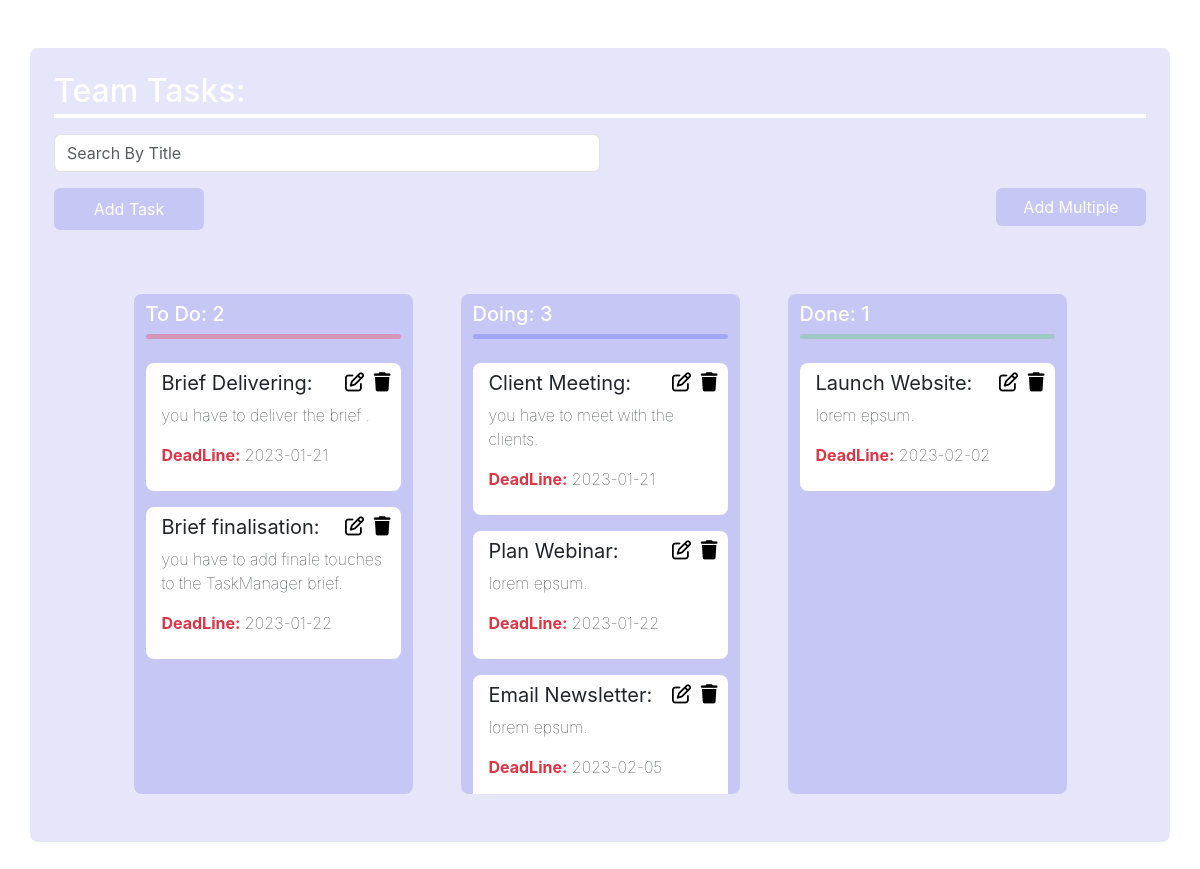
The app's page / (signed in) with its own data.
### tables this page shows
CREATE TABLE `task` (
  `id` int(11) NOT NULL,
  `id_client` int(11) NOT NULL,
  `title` varchar(255) NOT NULL,
  `description` varchar(255) DEFAULT NULL,
  `status` varchar(255) NOT NULL,
  `deadLine` date NOT NULL
);

### app/controllers/FrontOffice.php (called while the page is built, shortened)
<?php
class FrontOffice extends Controller {
    public function home(){
        $id_client = $_SESSION['client'];
        $object = $this->model('Task');
        $ToDoTasks = $object->selectTasks('to-do', $id_client);
        $DoingTasks = $object->selectTasks('doing', $id_client);
        $DoneTasks = $object->selectTasks('done', $id_client);
        $this->view('pages/home', $ToDoTasks, $DoingTasks, $DoneTasks);
    }
}

### app/classes/Core.php (called while the page is built, shortened)
<?php
  class Core {
    protected $currentMethod = 'home';
    public function __construct(){
      $url = $this->getUrl();
      $this->currentController = new $this->currentController;
      $this->params = $url ? array_values($url) : [];
      call_user_func_array([$this->currentController, $this->currentMethod], $this->params);
    }
  }

### public/index.php (called while the page is built, shortened)
<?php
  $init = new Core;

### app/models/Task.php (called while the page is built, shortened)
<?php
class Task {
    public function selectTasks($taskType, $id_client){
        $object = new Database;
        $connection = $object->connection();
        $stmt = $connection->prepare("SELECT * FROM `task` WHERE `status` = ? AND `id_client` = ? ORDER BY `deadLine`");
        $stmt->bind_param('si', $taskType, $id_client);
        $stmt->execute();
        $result = $stmt->get_result();
        $tasks = $result->fetch_all(MYSQLI_ASSOC);
        if(!empty($tasks)) {
          return $tasks;
        } else {
          return false;
        }
    }
}

### app/views/pages/home.php (the view, shortened to what this page needs)
<!DOCTYPE html>
<html lang="en">
<head>
    <link href="https://cdn.jsdelivr.net/npm/bootstrap@5.3.0-alpha1/dist/css/bootstrap.min.css" rel="stylesheet">
    <link rel="stylesheet" href="../css/style.css">
</head>
<body>
    <div class="container charts rounded-3 mt-lg-5 mt-sm-0 mb-lg-5 mb-sm-0 p-4">
        <div class="top-section d-flex flex-column">
            <div>
                <h1 class="fs-2 text-white mb-0">Team Tasks:</h1>
                <hr class="divider-light mt-1">
                <div class="search-group input-group mb-3 d-flex">
                    <input type="search" class="form-control rounded-right search" placeholder="Search By Title" id="target"/>
                </div>
            </div>
            <div>
                <div class="d-flex justify-content-between mb-5">
                    <a href="addTask"><button class="add-tasks btn rounded-2 text-white mb-3 py-2">Add Task</button></a>
                    <a href="addTasks"><button class="add-tasks btn rounded-2 text-white mb-3"> Add Multiple</button></a>
                </div>
            </div>
        </div>
        <div class="row justify-content-center gap-5 mb-4">
            <?php
            $count = 0;
            if($ToDoTasks){
                $count = count($ToDoTasks);
            }
            echo '
                <div class="col-lg-3 col-md-6 col-sm-8 to-do rounded-3">
                    <h2 class="fs-5 mt-2 text-white">To Do: <span id="ToDoCount">' . $count .'</span></h2>
                    <hr class="marker-to_do rounded-5 mt-0 mb-4">
                ';
                if($ToDoTasks){
                    foreach($ToDoTasks as $tasks){
                        echo '
                        <div class="task py-2 bg-white rounded-3 mb-3">
                            <div class="task-top d-flex justify-content-between">
                                <h3 class="fs-5 fw-normal mx-3" id="ToDoTitle">' . $tasks['title'] . ':</h3>
                                <div class="operations">
                                    <a href="update/'.$tasks['id'].'" class="text-black"><i class="update fa-regular fa-pen-to-square"></i></a>
                                    <a href="delete/'.$tasks['id'].'" class="text-black"><i class="delete fa-solid fa-trash"></i></a>
                                </div>
                            </div>
                            <p class="mx-3 fw-lighter">' . $tasks['description'] . '.</p>
                            <p class="mx-3 fw-lighter"><span class="fw-bold text-danger">DeadLine:</span> ' . $tasks['deadLine'] . '</p>
                        </div>
                        ';
                    };
                }
                echo '</div>';
            ?>
            <?php
            $count = 0;
            if($DoingTasks){
                $count = count($DoingTasks);
            }
            echo '
                <div class="col-lg-3 col-md-6 col-sm-8 to-do rounded-3">
                    <h2 class="fs-5 mt-2 text-white">Doing: <span id="DoingCount">' . $count .'</span></h2>
                    <hr class="marker-doing rounded-5 mt-0 mb-4">
                ';
                if($DoingTasks){
                    foreach($DoingTasks as $tasks){
                        echo '
                        <div class="task py-2 bg-white rounded-3 mb-3">
                            <div class="task-top d-flex justify-content-between">
                                <h3 class="fs-5 fw-normal mx-3" id="DoingTitle">' . $tasks['title'] . ':</h3>
                                <div class="operations">
                                    <a href="update/'.$tasks['id'].'" class="text-black"><i class="update fa-regular fa-pen-to-square"></i></a>
                                    <a href="delete/'.$tasks['id'].'" class="text-black"><i class="delete fa-solid fa-trash"></i></a>
                                </div>
                            </div>
                            <p class="mx-3 fw-lighter">' . $tasks['description'] . '.</p>
                            <p class="mx-3 fw-lighter"><span class="fw-bold text-danger">DeadLine:</span> ' . $tasks['deadLine'] . '</p>
                        </div>
                        ';
                    };
                }
                echo '</div>';
            ?>
            <?php
            $count = 0;
            if($DoneTasks){
                $count = count($DoneTasks);
            }
            echo '
                <div class="col-lg-3 col-md-6 col-sm-8 to-do rounded-3">
                    <h2 class="fs-5 mt-2 text-white">Done: <span id="DoneCount">' . $count .'</span></h2>
                    <hr class="marker-done rounded-5 mt-0 mb-4">
                ';
                if($DoneTasks){
                    foreach($DoneTasks as $tasks){
                        echo '
                        <div class="task py-2 bg-white rounded-3 mb-3">
                            <div class="task-top d-flex justify-content-between">
                                <h3 class="fs-5 fw-normal mx-3" id="DoneTitle">' . $tasks['title'] . ':</h3>
                                <div class="operations">
                                    <a href="update/'.$tasks['id'].'" class="text-black"><i class="update fa-regular fa-pen-to-square"></i></a>
                                    <a href="delete/'.$tasks['id'].'" class="text-black"><i class="delete fa-solid fa-trash"></i></a>
                                </div>
                            </div>
                            <p class="mx-3 fw-lighter">' . $tasks['description'] . '.</p>
                            <p class="mx-3 fw-lighter"><span class="fw-bold text-danger">DeadLine:</span> ' . $tasks['deadLine'] . '</p>
                        </div>
                        ';
                    };
                }
                echo '</div>';
            ?>
        </div>
    </div>
</body>
</html>

### app/classes/Controller.php (shortened to what this page needs)
<?php
class Controller {
  public function view($view, $ToDoTasks = [], $DoingTasks = [], $DoneTasks = []){
    if(file_exists("../app/views/". $view . ".php")){
      require_once "../app/views/". $view . ".php";
    }else{
      die('View does not exist');
    }
  }
}

### public/css/style.css (style rules this page uses)
* { box-sizing: border-box; scroll-behavior: smooth; }
body { font-family: "Merriweather Sans", -apple-system, BlinkMacSystemFont, "Segoe UI", Roboto, "Helvetica Neue", Arial, "Noto Sans", sans-serif, "Apple Color Emoji", "Segoe UI Emoji", "Segoe UI Symbol", "Noto Color Emoji"; }
hr.divider-light { border-top: 0; height: 0.2rem; background-color: #ffffff; opacity: 1; display: flex; }
a { color: white; text-decoration: none; }
.charts { background-color:lavender; border: none; }
.to-do { background-color: rgb(199, 199, 246); height: 500px; overflow: scroll; }
.marker-to_do { background-color:red; border-top: 0; width: 100%; height: 5px; }
.marker-doing { background-color: rgb(65, 65, 245); border-top: 0; width: 100%; height: 5px; }
.marker-done { background-color: rgb(45, 203, 45); border-top: 0; width: 100%; height: 5px; }
.add-tasks { background-color: rgb(199, 199, 246); width: 150px; }
.search-group { width: 50%; }
.operations i { font-size: 1.2rem; cursor: pointer; }
.update { margin-right: 5px; }
.delete { margin-right: 10px; }

### records on screen
task: title "Brief Delivering", description "you have to deliver the brief", deadLine "2023-01-21"
task: title "Brief finalisation", description "you have to add finale touches to the TaskManager brief", deadLine "2023-01-22"
task: title "Client Meeting", description "you have to meet with the clients", deadLine "2023-01-21"
task: title "Plan Webinar", description "lorem epsum", deadLine "2023-01-22"
task: title "Email Newsletter", description "lorem epsum", deadLine "2023-02-05"
task: title "Launch Website", description "lorem epsum", deadLine "2023-02-02"

### other values on screen
$count "2"
$count "3"
$count "1"
